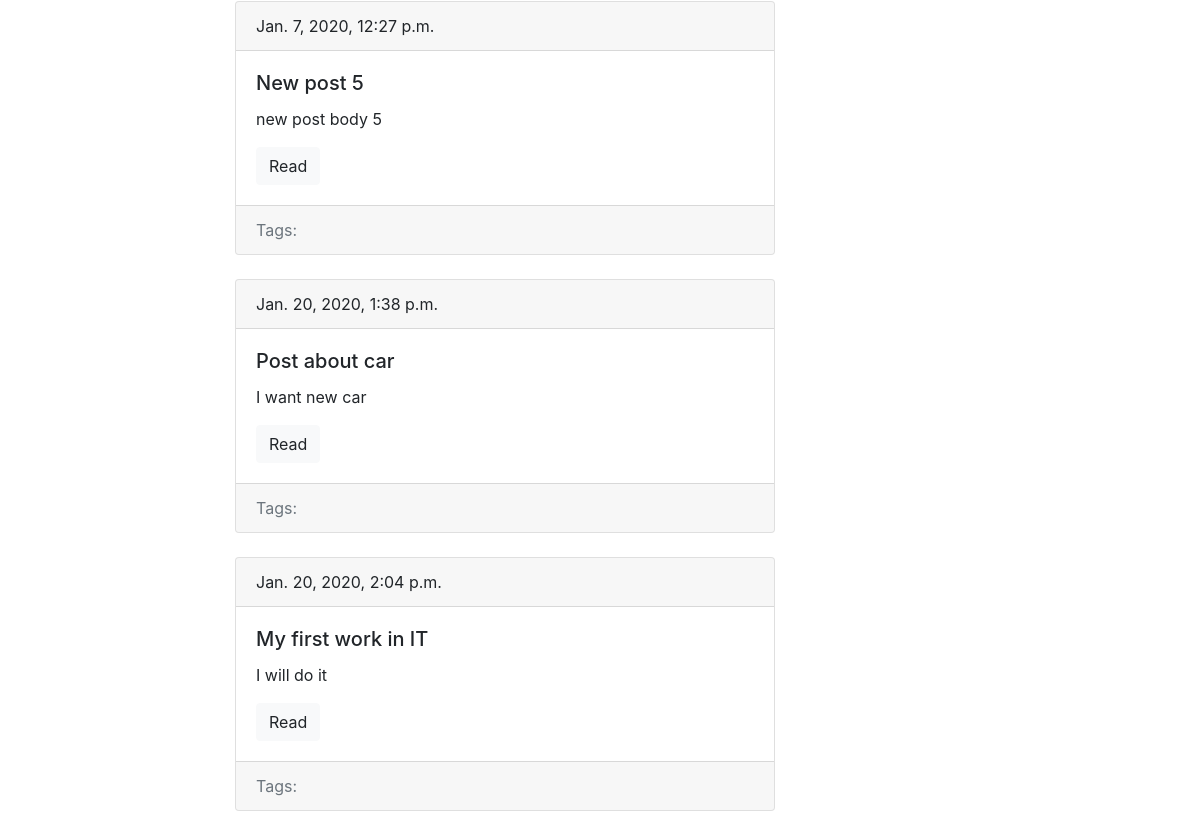
Page /blog/ (lower part) on the earlier database version.
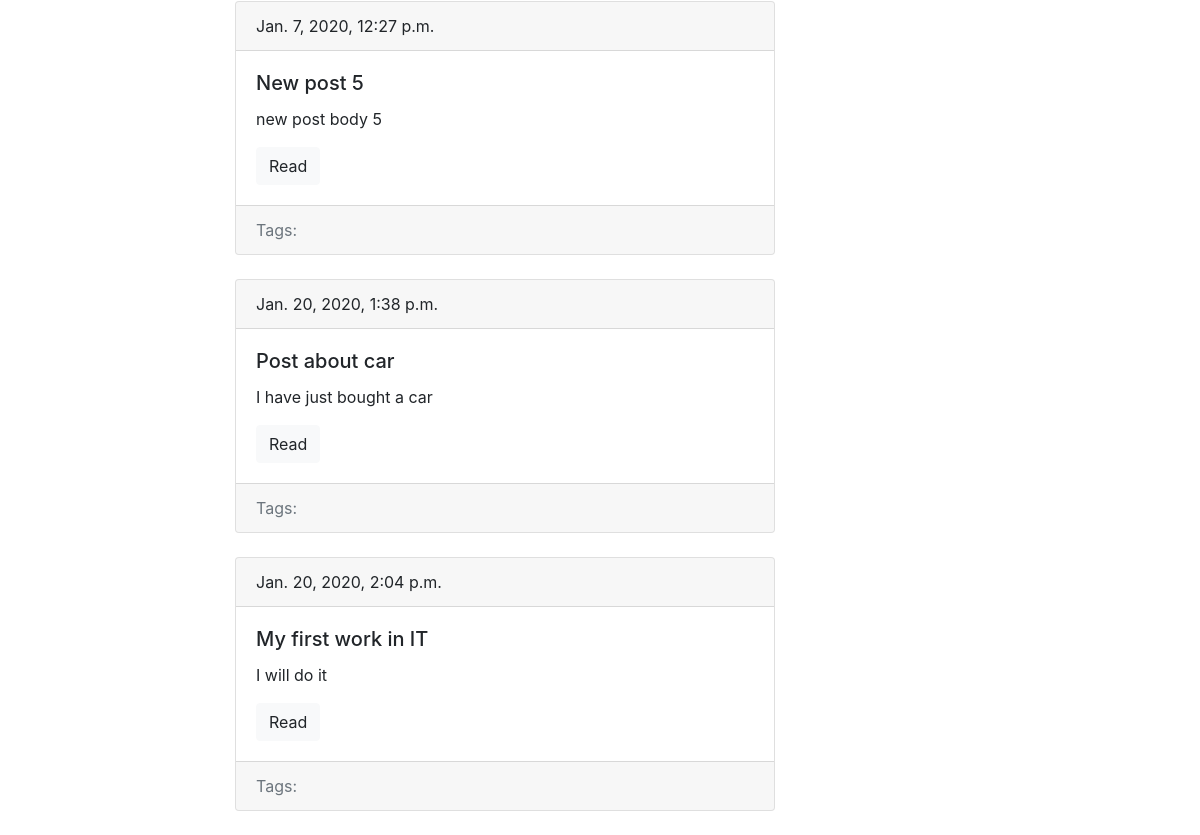
Same page on the later database version.
### blog/models.py (models this page shows, shortened)
class Post(models.Model):
    title = models.CharField(max_length=150, db_index=True)
    slug = models.SlugField(max_length=150, blank=True, unique=True)
    body = models.TextField(blank=True, db_index=True)
    tags = models.ManyToManyField('Tag', blank=True, related_name='posts')
    date_pub = models.DateTimeField(auto_now_add=True)
    def get_absolute_url(self):
        return reverse('post_detail_url', kwargs={'slug': self.slug})

### blog/views.py (the view)
# urls.py: path('', posts_list, name='posts_list_url'),
def posts_list(request):
    posts = Post.objects.all()
    return render(request, 'blog/index.html', context={'posts': posts})

### blog/models.py (called while the page is built)
    def get_absolute_url(self):
        return reverse('tag_detail_url', kwargs={'slug': self.slug})

### blog/templates/blog/index.html (shortened to what this page needs)
{% extends 'blog/base_blog.html' %}
{% block content %}
  {% for post in posts %}
  {% include 'blog/includes/post_card_template.html' %}
  {% endfor %}
{% endblock %}

### blog/templates/blog/includes/post_card_template.html (shortened to what this page needs)
<div class="card mb-4">
  <div class="card-header">
    {{post.date_pub}}
  </div>
  <div class="card-body">
    <h5 class="card-title">{{post.title}}</h5>
    <p class="card-text">{{post.body}}</p>
    <a href="{{ post.get_absolute_url }}" class="btn btn-light">Read</a>
  </div>
  <div class="card-footer text-muted">
    Tags:
  </div>
</div>

Differences in the rows shown:
changed Post "Post about car": body "I want new car" → "I have just bought a car"
